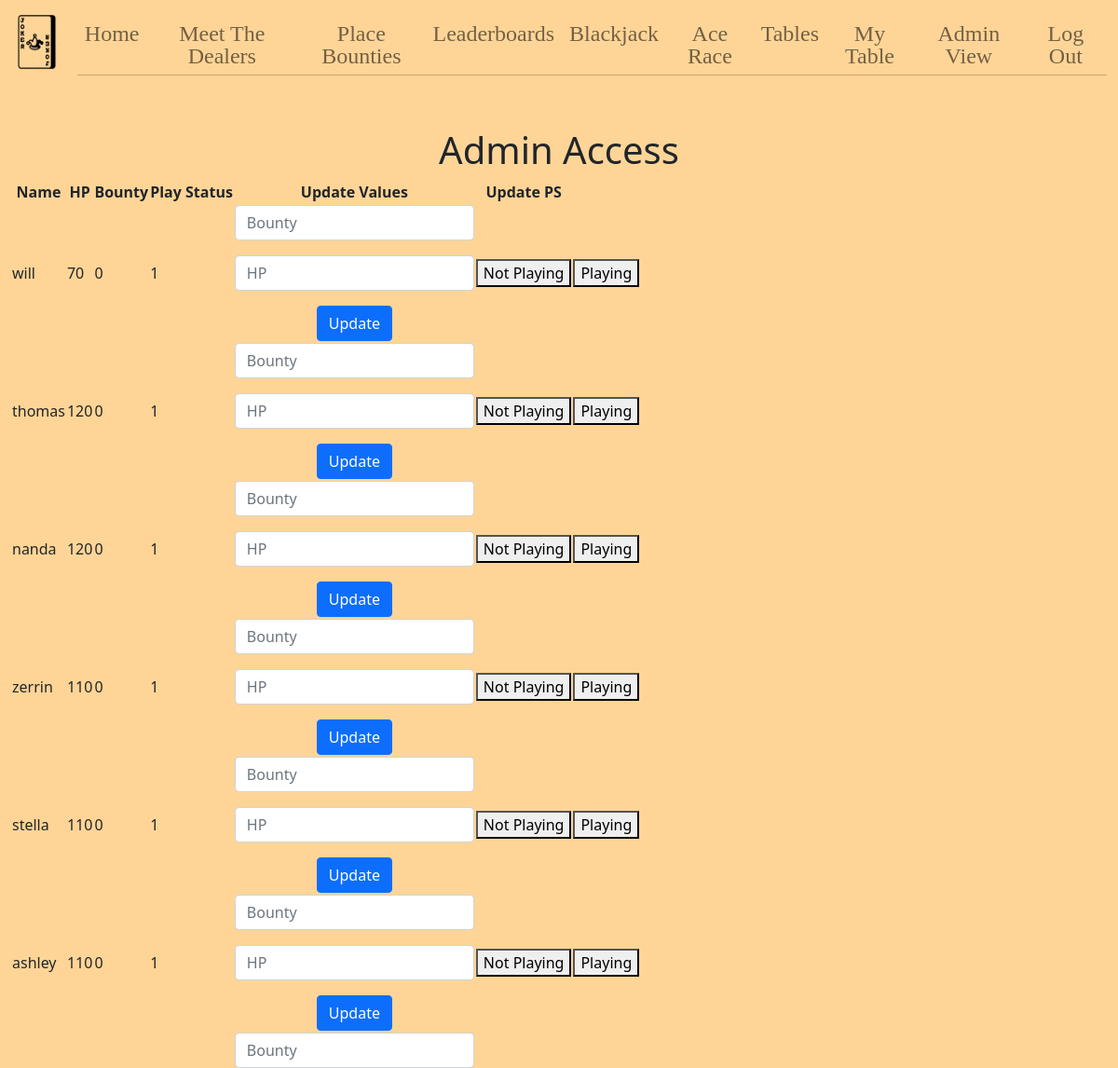
Page /admin (signed in, upper part) on the earlier database version.
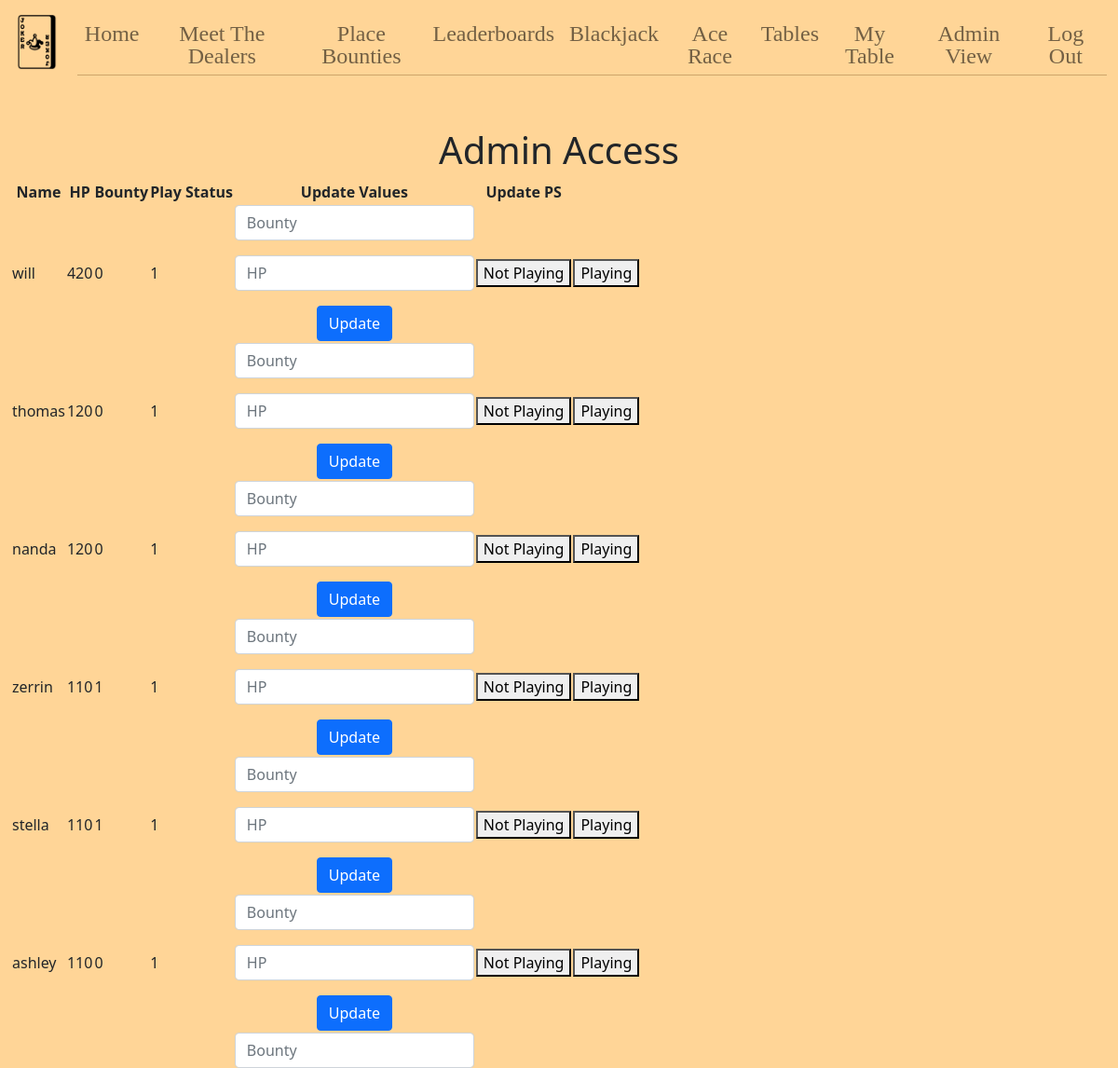
Same page on the later database version.
### tables this page shows
CREATE TABLE users (
  id INTEGER PRIMARY KEY AUTOINCREMENT,
  name TEXT NOT NULL,
  hash TEXT NOT NULL,
  email TEXT,
  hp INTEGER DEFAULT 100 NOT NULL,
  bounty INTEGER DEFAULT 0 NOT NULL,
  lucky INTEGER DEFAULT 0 NOT NULL,
  playing INTEGER DEFAULT 0 NOT NULL,
  dealing INTEGER DEFAULT 0 NOT NULL,
  permission INTEGER DEFAULT 0 NOT NULL,
  poker INTEGER DEFAULT 0 NOT NULL,
  tableid INTEGER DEFAULT 0 NOT NULL
);

### app.py (the view)
@app.route("/admin", methods=["GET", "POST"])
@login_required
def admin():
    if request.method == "POST":
        bounty = request.form.get("bounty")
        hp = request.form.get("hp")
        updateid = request.form.get("updateid")
        id = request.form.get("id")
        idplay = request.form.get("idplay")
        if bounty:
            db.execute("UPDATE users SET bounty = ? WHERE id = ?", bounty, updateid)
        if hp:
            db.execute("UPDATE users SET hp = ? WHERE id = ?", hp, updateid)
        if id:
            db.execute("UPDATE users SET playing = 0 WHERE id = ?", id)
        if idplay:
            db.execute("UPDATE users SET playing = 1, hp = hp + 10 WHERE id = ?", idplay)
        persons = db.execute("SELECT * FROM users")
        return render_template("admin.html", persons=persons)
    else:
        persons = db.execute("SELECT * FROM users")
        return render_template("admin.html", persons=persons)

### app.py (called while the page is built)
@app.after_request
def after_request(response):
    response.headers["Cache-Control"] = "no-cache, no-store, must-revalidate"
    response.headers["Expires"] = 0
    response.headers["Pragma"] = "no-cache"
    return response

### helpers.py (called while the page is built)
def login_required(f):
    @wraps(f)
    def decorated_function(*args, **kwargs):
        if session.get("user_id") is None:
            return redirect("/login")
        return f(*args, **kwargs)
    return decorated_function

### templates/admin.html (shortened to what this page needs)
{% extends "layout.html" %}
{% block main %}
    {% if session["admin"] == 1 %}
    <h1>Admin Access</h1>
    <table>
        <thead>
            <tr>
                <th>Name</th>
                <th>HP</th>
                <th>Bounty</th>
                <th>Play Status</th>
                <th>Update Values</th>
                <th>Update PS</th>
            </tr>
        </thead>
        <tbody>
        {% for person in persons %}
            <tr class="">
                <td class="text-start">{{ person["name"] }}</td>
                <td class="text-start">{{ person["hp"] }}</td>
                <td class="text-start">{{ person["bounty"] }}</td>
                <td class="text-start">{{ person["playing"] }}</td>
                <td>
                    <form action="/admin" method="post">
                        <div class="mb-3">
                            <input autocomplete="off" autofocus class="form-control mx-auto w-auto" id="bounty" name="bounty" placeholder="Bounty" type="number" min="0">
                        </div>
                        <div class="mb-3">
                            <input autocomplete="off" autofocus class="form-control mx-auto w-auto" id="hp" name="hp" placeholder="HP" type="number" min="0">
                        </div>
                        <button class="btn btn-primary" type="submit">Update</button>
                    </form>
                </td>
                <td>
                    <form action="/admin" method="post">
                        <button type="submit">Not Playing</button>
                    </form>
                </td>
                <td>
                    <form action="/admin" method="post">
                        <button type="submit">Playing</button>
                    </form>
                </td>
            </tr>
        {% endfor %}
        </tbody>
    </table>
    {% else %}
    <div>
        You can't access this page you smooth-brained neanderthal
    </div>
    {% endif %}
{% endblock %}

Differences in the rows shown:
changed users "will": hp "70" → "420"
changed users "zerrin": bounty "0" → "1"
changed users "stella": bounty "0" → "1"
